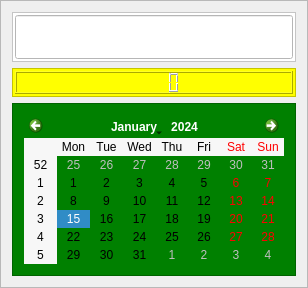
        <widget class="QFrame" name="frame_3">
         <property name="frameShape">
          <enum>QFrame::StyledPanel</enum>
         </property>
         <property name="frameShadow">
          <enum>QFrame::Raised</enum>
         </property>
         <layout class="QVBoxLayout" name="verticalLayout_2">
          <item>
           <widget class="QFrame" name="frame_5">
            <property name="sizePolicy">
             <sizepolicy hsizetype="Preferred" vsizetype="Fixed">
              <horstretch>0</horstretch>
              <verstretch>0</verstretch>
             </sizepolicy>
            </property>
            <property name="maximumSize">
             <size>
              <width>16777215</width>
              <height>60</height>
             </size>
            </property>
            <property name="styleSheet">
             <string notr="true">background-color: white</string>
            </property>
            <property name="frameShape">
             <enum>QFrame::StyledPanel</enum>
            </property>
            <property name="frameShadow">
             <enum>QFrame::Raised</enum>
            </property>
            <layout class="QVBoxLayout" name="verticalLayout_7">
             <property name="spacing">
              <number>2</number>
             </property>
             <property name="leftMargin">
              <number>2</number>
             </property>
             <property name="topMargin">
              <number>2</number>
             </property>
             <property name="rightMargin">
              <number>2</number>
             </property>
             <property name="bottomMargin">
              <number>2</number>
             </property>
             <item>
              <widget class="QLineEdit" name="lineEdit_expression">
               <property name="sizePolicy">
                <sizepolicy hsizetype="Expanding" vsizetype="Fixed">
                 <horstretch>0</horstretch>
                 <verstretch>0</verstretch>
                </sizepolicy>
               </property>
               <property name="maximumSize">
                <size>
                 <width>16777215</width>
                 <height>60</height>
                </size>
               </property>
               <property name="font">
                <font>
                 <family>System-ui</family>
                 <pointsize>24</pointsize>
                </font>
               </property>
               <property name="text">
                <string/>
               </property>
              </widget>
             </item>
            </layout>
           </widget>
          </item>
          <item>
           <widget class="QFrame" name="frame_6">
            <property name="sizePolicy">
             <sizepolicy hsizetype="Preferred" vsizetype="Maximum">
              <horstretch>0</horstretch>
              <verstretch>0</verstretch>
             </sizepolicy>
            </property>
            <property name="maximumSize">
             <size>
              <width>16777215</width>
              <height>100</height>
             </size>
            </property>
            <property name="styleSheet">
             <string notr="true">background-color: yellow</string>
            </property>
            <property name="frameShape">
             <enum>QFrame::StyledPanel</enum>
            </property>
            <property name="frameShadow">
             <enum>QFrame::Raised</enum>
            </property>
            <layout class="QHBoxLayout" name="horizontalLayout_2">
             <property name="spacing">
              <number>2</number>
             </property>
             <property name="leftMargin">
              <number>2</number>
             </property>
             <property name="topMargin">
              <number>2</number>
             </property>
             <property name="rightMargin">
              <number>2</number>
             </property>
             <property name="bottomMargin">
              <number>2</number>
             </property>
             <item>
              <widget class="QLCDNumber" name="lcdNumber_value">
               <property name="sizePolicy">
                <sizepolicy hsizetype="Minimum" vsizetype="Fixed">
                 <horstretch>0</horstretch>
                 <verstretch>0</verstretch>
                </sizepolicy>
               </property>
               <property name="maximumSize">
                <size>
                 <width>16777215</width>
                 <height>100</height>
                </size>
               </property>
              </widget>
             </item>
            </layout>
           </widget>
          </item>
          <item>
           <widget class="QFrame" name="frame_7">
            <property name="styleSheet">
             <string notr="true">background-color: green</string>
            </property>
            <property name="frameShape">
             <enum>QFrame::StyledPanel</enum>
            </property>
            <property name="frameShadow">
             <enum>QFrame::Raised</enum>
            </property>
            <layout class="QVBoxLayout" name="verticalLayout_8">
             <property name="spacing">
              <number>2</number>
             </property>
             <property name="leftMargin">
              <number>2</number>
             </property>
             <property name="topMargin">
              <number>2</number>
             </property>
             <property name="rightMargin">
              <number>2</number>
             </property>
             <property name="bottomMargin">
              <number>2</number>
             </property>
             <item>
              <layout class="QVBoxLayout" name="verticalLayout_9">
               <property name="spacing">
                <number>0</number>
               </property>
               <item>
                <widget class="QStackedWidget" name="stackedWidget">
                 <property name="sizePolicy">
                  <sizepolicy hsizetype="Preferred" vsizetype="Maximum">
                   <horstretch>0</horstretch>
                   <verstretch>0</verstretch>
                  </sizepolicy>
                 </property>
                 <property name="currentIndex">
                  <number>0</number>
                 </property>
                 <widget class="QWidget" name="page_7">
                  <layout class="QHBoxLayout" name="horizontalLayout_3">
                   <item>
                    <widget class="QCalendarWidget" name="calendarWidget">
                     <property name="sizePolicy">
                      <sizepolicy hsizetype="Preferred" vsizetype="Maximum">
                       <horstretch>0</horstretch>
                       <verstretch>0</verstretch>
                      </sizepolicy>
                     </property>
                    </widget>
                   </item>
                  </layout>
                 </widget>
                 <widget class="QWidget" name="page_8"/>
                </widget>
               </item>
              </layout>
             </item>
            </layout>
           </widget>
          </item>
         </layout>
        </widget>
